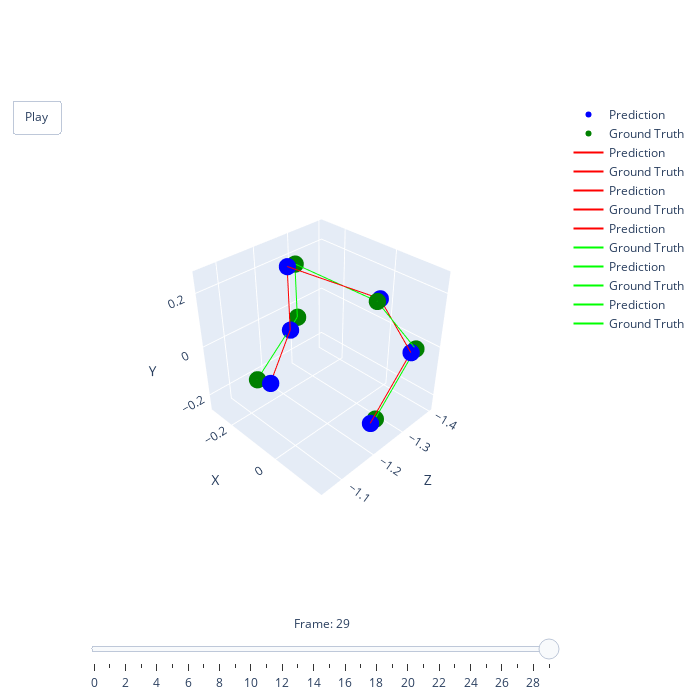

Notebook cell for this chart:
### Code cell
import numpy as np
import plotly.graph_objects as go
from ipywidgets import interactive, IntSlider
from IPython.display import display

updated_connections = [
    (0, 1), (1, 2),  # Right arm
    (3, 4), (4, 5),  # Left arm
    (2, 3),  # Connection between arms
]

def update_plot(pred):
    # First dataset processing
    data = hf.reverse_normalization(predicted_positions[pred], medians_pos, iqrs_pos)
    #data = predicted_positions[pred]


    if len(data.shape) == 1:
        print("Data is a scalar or has unexpected shape.")
        return np.zeros((1, 3)), [], np.zeros((1, 3)), []
    else:
        valid_keypoints = ~np.isnan(data[:, :3]).any(axis=1)
        filtered_data = data[valid_keypoints]

        # Create mapping from old indices to new indices after NaN removal
        index_mapping = {old_index: new_index for new_index, old_index in enumerate(np.where(valid_keypoints)[0])}
        # Create new connections for the first dataset
        new_connections = [(index_mapping[start], index_mapping[end])
                           for start, end in updated_connections
                           if start in index_mapping and end in index_mapping]

    # Second dataset processing
    data_y = hf.reverse_normalization(combined_Y_pos[batchnum][pred], medians_pos, iqrs_pos)
    #data_y = combined_Y_pos[batchnum][pred]


    if len(data_y.shape) == 1:
        print("Data_y is a scalar or has unexpected shape.")
        return np.zeros((1, 3)), [], np.zeros((1, 3)), []
    else:
        valid_keypoints_y = ~np.isnan(data_y[:, :3]).any(axis=1)
        filtered_data_y = data_y[valid_keypoints_y]

        # Create mapping from old indices to new indices for the second dataset
        index_mapping_y = {old_index: new_index for new_index, old_index in enumerate(np.where(valid_keypoints_y)[0])}
        # Create new connections for the second dataset
        new_connections_y = [(index_mapping_y[start], index_mapping_y[end])
                             for start, end in updated_connections
                             if start in index_mapping_y and end in index_mapping_y]

    return filtered_data, new_connections, filtered_data_y, new_connections_y

# Calculate overall axis limits
# all_data = np.vstack([hf.reverse_normalization(pos, medians_pos, iqrs_pos) for pos in predicted_positions] +
#                      [hf.reverse_normalization(combined_Y_pos[batchnum][i], medians_pos, iqrs_pos) for i in range(len(predicted_positions))])

all_data = np.vstack([hf.reverse_normalization(pos, medians_pos, iqrs_pos) for pos in predicted_positions] +
                     [hf.reverse_normalization(combined_Y_pos[batchnum][i], medians_pos, iqrs_pos) for i in range(len(predicted_positions))])

# Ensure all_data is 3D
if all_data.ndim < 3:
    print(f"Warning: all_data has unexpected shape: {all_data.shape}")
    all_data = all_data.reshape(-1, 1, 3)  # Reshape to 3D

# Calculate min and max values for each axis
x_min, y_min, z_min = np.nanmin(all_data, axis=(0, 1))
x_max, y_max, z_max = np.nanmax(all_data, axis=(0, 1))

# Check if any of the values are NaN and replace with default values if necessary
if np.isnan(x_min) or np.isnan(x_max):
    print("Warning: X-axis limits contain NaN. Using default values.")
    x_min, x_max = -1, 1
if np.isnan(y_min) or np.isnan(y_max):
    print("Warning: Y-axis limits contain NaN. Using default values.")
    y_min, y_max = -1, 1
if np.isnan(z_min) or np.isnan(z_max):
    print("Warning: Z-axis limits contain NaN. Using default values.")
    z_min, z_max = -1, 1

# Add padding
padding = 0.1
x_range = x_max - x_min
y_range = y_max - y_min
z_range = z_max - z_min
x_min -= x_range * padding
x_max += x_range * padding
y_min -= y_range * padding
y_max += y_range * padding
z_min -= z_range * padding
z_max += z_range * padding

# Initialize the plot
fig = go.Figure()

# Add initial traces (these will be updated later)
scatter = fig.add_trace(go.Scatter3d(x=[0], y=[0], z=[0], mode='markers', marker=dict(size=6, color='blue'), name='Prediction'))
scatter_y = fig.add_trace(go.Scatter3d(x=[0], y=[0], z=[0], mode='markers', marker=dict(size=6, color='green'), name='Ground Truth'))

for _ in range(len(updated_connections)):
    fig.add_trace(go.Scatter3d(x=[0, 0], y=[0, 0], z=[0, 0], mode='lines', line=dict(color='red', width=2), name='Prediction'))
    fig.add_trace(go.Scatter3d(x=[0, 0], y=[0, 0], z=[0, 0], mode='lines', line=dict(color='lime', width=2), name='Ground Truth'))

# Set layout
fig.update_layout(
    scene=dict(
        xaxis=dict(title='X', range=[x_min, x_max], autorange=False),
        yaxis=dict(title='Y', range=[y_min, y_max], autorange=False),
        zaxis=dict(title='Z', range=[z_min, z_max], autorange=False),
        aspectmode='cube',
        camera=dict(
            eye=dict(x=1.5, y=1.5, z=1.5),  # Adjust camera position
                up=dict(x=0, y=1, z=0)  # Set up direction to positive z-axis
        )
    ),
    updatemenus=[dict(
        type='buttons',
        showactive=False,
        buttons=[dict(label='Play',
                      method='animate',
                      args=[None, dict(frame=dict(duration=500, redraw=True), fromcurrent=True, mode='immediate')])]
    )],
    height=700,
    width=700
)

# Create frames for animation
frames = []
for pred in range(len(predicted_positions)):
    filtered_data, new_connections, filtered_data_y, new_connections_y = update_plot(pred)
    
    frame = go.Frame(
        data=[
            go.Scatter3d(x=filtered_data[:, 0], y=filtered_data[:, 1], z=filtered_data[:, 2], mode='markers', marker=dict(size=6, color='blue')),
            go.Scatter3d(x=filtered_data_y[:, 0], y=filtered_data_y[:, 1], z=filtered_data_y[:, 2], mode='markers', marker=dict(size=6, color='green'))
        ] +
        [go.Scatter3d(x=[filtered_data[start, 0], filtered_data[end, 0]], 
                      y=[filtered_data[start, 1], filtered_data[end, 1]], 
                      z=[filtered_data[start, 2], filtered_data[end, 2]], 
                      mode='lines', line=dict(color='red', width=2))
         for start, end in new_connections] +
        [go.Scatter3d(x=[filtered_data_y[start, 0], filtered_data_y[end, 0]], 
                      y=[filtered_data_y[start, 1], filtered_data_y[end, 1]], 
                      z=[filtered_data_y[start, 2], filtered_data_y[end, 2]], 
                      mode='lines', line=dict(color='lime', width=2))
         for start, end in new_connections_y],
        name=str(pred)
    )
    frames.append(frame)

fig.frames = frames

# Add slider
sliders = [dict(
    steps=[dict(method='animate',
                args=[[str(i)], dict(mode='immediate', frame=dict(duration=500, redraw=True), transition=dict(duration=0))],
                label=str(i)) for i in range(len(predicted_positions))],
    transition=dict(duration=0),
    x=0,
    y=0, 
    currentvalue=dict(font=dict(size=12), prefix='Frame: ', visible=True, xanchor='center'),
    len=1.0
)]

fig.update_layout(sliders=sliders)

# Show the figure
fig.show()

### Figure 1 — Plotly figure (JSON) as saved in the notebook; plotly's stock layout.template omitted (floating-point values rounded to 4 significant figures)
{"data": [{"marker": {"color": "blue", "size": 6}, "mode": "markers", "name": "Prediction", "type": "scatter3d", "x": [-0.06123, -0.22, -0.2203, 0.09971, 0.1395, 0.1223], "y": [-0.02734, -0.0304, 0.2161, 0.2284, -0.002648, -0.2162], "z": [-1.078, -1.243, -1.241, -1.268, -1.35, -1.241]}, {"marker": {"color": "green", "size": 6}, "mode": "markers", "name": "Ground Truth", "type": "scatter3d", "x": [-0.1412, -0.2596, -0.2206, 0.1, 0.1422, 0.1239], "y": [-0.0736, -0.0311, 0.2126, 0.2252, 0.003318, -0.2094], "z": [-1.091, -1.294, -1.264, -1.26, -1.363, -1.256]}, {"line": {"color": "red", "width": 2}, "mode": "lines", "name": "Prediction", "type": "scatter3d", "x": [-0.06123, -0.22], "y": [-0.02734, -0.0304], "z": [-1.078, -1.243]}, {"line": {"color": "red", "width": 2}, "mode": "lines", "name": "Ground Truth", "type": "scatter3d", "x": [-0.22, -0.2202], "y": [-0.0304, 0.2161], "z": [-1.243, -1.241]}, {"line": {"color": "red", "width": 2}, "mode": "lines", "name": "Prediction", "type": "scatter3d", "x": [0.09971, 0.1395], "y": [0.2284, -0.002648], "z": [-1.268, -1.35]}, {"line": {"color": "red", "width": 2}, "mode": "lines", "name": "Ground Truth", "type": "scatter3d", "x": [0.1395, 0.1223], "y": [-0.002648, -0.2162], "z": [-1.35, -1.241]}, {"line": {"color": "red", "width": 2}, "mode": "lines", "name": "Prediction", "type": "scatter3d", "x": [-0.2202, 0.09971], "y": [0.2161, 0.2284], "z": [-1.241, -1.268]}, {"line": {"color": "lime", "width": 2}, "mode": "lines", "name": "Ground Truth", "type": "scatter3d", "x": [-0.1412, -0.2596], "y": [-0.0736, -0.0311], "z": [-1.091, -1.294]}, {"line": {"color": "lime", "width": 2}, "mode": "lines", "name": "Prediction", "type": "scatter3d", "x": [-0.2596, -0.2206], "y": [-0.0311, 0.2126], "z": [-1.294, -1.264]}, {"line": {"color": "lime", "width": 2}, "mode": "lines", "name": "Ground Truth", "type": "scatter3d", "x": [0.1, 0.1422], "y": [0.2252, 0.003318], "z": [-1.26, -1.363]}, {"line": {"color": "lime", "width": 2}, "mode": "lines", "name": "Prediction", "type": "scatter3d", "x": [0.1422, 0.1239], "y": [0.003318, -0.2094], "z": [-1.363, -1.256]}, {"line": {"color": "lime", "width": 2}, "mode": "lines", "name": "Ground Truth", "type": "scatter3d", "x": [-0.2206, 0.1], "y": [0.2126, 0.2252], "z": [-1.264, -1.26]}], "layout": {"height": 700, "scene": {"aspectmode": "cube", "aspectratio": {"x": 1, "y": 1, "z": 1}, "camera": {"center": {"x": 0, "y": 0, "z": 0}, "eye": {"x": 2.044, "y": 2.044, "z": 2.044}, "projection": {"type": "perspective"}, "up": {"x": -0.4082, "y": 0.8165, "z": -0.4082}}, "xaxis": {"autorange": false, "range": [-0.3019, 0.1847], "title": {"text": "X"}, "type": "linear"}, "yaxis": {"autorange": false, "range": [-0.2659, 0.2747], "title": {"text": "Y"}, "type": "linear"}, "zaxis": {"autorange": false, "range": [-1.409, -1.042], "title": {"text": "Z"}, "type": "linear"}}, "sliders": [{"active": 29, "currentvalue": {"font": {"size": 12}, "prefix": "Frame: ", "visible": true, "xanchor": "center"}, "len": 1, "steps": [{"args": [["0"], {"frame": {"duration": 500, "redraw": true}, "mode": "immediate", "transition": {"duration": 0}}], "label": "0", "method": "animate"}, {"args": [["1"], {"frame": {"duration": 500, "redraw": true}, "mode": "immediate", "transition": {"duration": 0}}], "label": "1", "method": "animate"}, {"args": [["2"], {"frame": {"duration": 500, "redraw": true}, "mode": "immediate", "transition": {"duration": 0}}], "label": "2", "method": "animate"}, {"args": [["3"], {"frame": {"duration": 500, "redraw": true}, "mode": "immediate", "transition": {"duration": 0}}], "label": "3", "method": "animate"}, {"args": [["4"], {"frame": {"duration": 500, "redraw": true}, "mode": "immediate", "transition": {"duration": 0}}], "label": "4", "method": "animate"}, {"args": [["5"], {"frame": {"duration": 500, "redraw": true}, "mode": "immediate", "transition": {"duration": 0}}], "label": "5", "method": "animate"}, {"args": [["6"], {"frame": {"duration": 500, "redraw": true}, "mode": "immediate", "transition": {"duration": 0}}], "label": "6", "method": "animate"}, {"args": [["7"], {"frame": {"duration": 500, "redraw": true}, "mode": "immediate", "transition": {"duration": 0}}], "label": "7", "method": "animate"}, {"args": [["8"], {"frame": {"duration": 500, "redraw": true}, "mode": "immediate", "transition": {"duration": 0}}], "label": "8", "method": "animate"}, {"args": [["9"], {"frame": {"duration": 500, "redraw": true}, "mode": "immediate", "transition": {"duration": 0}}], "label": "9", "method": "animate"}, {"args": [["10"], {"frame": {"duration": 500, "redraw": true}, "mode": "immediate", "transition": {"duration": 0}}], "label": "10", "method": "animate"}, {"args": [["11"], {"frame": {"duration": 500, "redraw": true}, "mode": "immediate", "transition": {"duration": 0}}], "label": "11", "method": "animate"}, {"args": [["12"], {"frame": {"duration": 500, "redraw": true}, "mode": "immediate", "transition": {"duration": 0}}], "label": "12", "method": "animate"}, {"args": [["13"], {"frame": {"duration": 500, "redraw": true}, "mode": "immediate", "transition": {"duration": 0}}], "label": "13", "method": "animate"}, {"args": [["14"], {"frame": {"duration": 500, "redraw": true}, "mode": "immediate", "transition": {"duration": 0}}], "label": "14", "method": "animate"}, {"args": [["15"], {"frame": {"duration": 500, "redraw": true}, "mode": "immediate", "transition": {"duration": 0}}], "label": "15", "method": "animate"}, {"args": [["16"], {"frame": {"duration": 500, "redraw": true}, "mode": "immediate", "transition": {"duration": 0}}], "label": "16", "method": "animate"}, {"args": [["17"], {"frame": {"duration": 500, "redraw": true}, "mode": "immediate", "transition": {"duration": 0}}], "label": "17", "method": "animate"}, {"args": [["18"], {"frame": {"duration": 500, "redraw": true}, "mode": "immediate", "transition": {"duration": 0}}], "label": "18", "method": "animate"}, {"args": [["19"], {"frame": {"duration": 500, "redraw": true}, "mode": "immediate", "transition": {"duration": 0}}], "label": "19", "method": "animate"}, {"args": [["20"], {"frame": {"duration": 500, "redraw": true}, "mode": "immediate", "transition": {"duration": 0}}], "label": "20", "method": "animate"}, {"args": [["21"], {"frame": {"duration": 500, "redraw": true}, "mode": "immediate", "transition": {"duration": 0}}], "label": "21", "method": "animate"}, {"args": [["22"], {"frame": {"duration": 500, "redraw": true}, "mode": "immediate", "transition": {"duration": 0}}], "label": "22", "method": "animate"}, {"args": [["23"], {"frame": {"duration": 500, "redraw": true}, "mode": "immediate", "transition": {"duration": 0}}], "label": "23", "method": "animate"}, {"args": [["24"], {"frame": {"duration": 500, "redraw": true}, "mode": "immediate", "transition": {"duration": 0}}], "label": "24", "method": "animate"}, {"args": [["25"], {"frame": {"duration": 500, "redraw": true}, "mode": "immediate", "transition": {"duration": 0}}], "label": "25", "method": "animate"}, {"args": [["26"], {"frame": {"duration": 500, "redraw": true}, "mode": "immediate", "transition": {"duration": 0}}], "label": "26", "method": "animate"}, {"args": [["27"], {"frame": {"duration": 500, "redraw": true}, "mode": "immediate", "transition": {"duration": 0}}], "label": "27", "method": "animate"}, {"args": [["28"], {"frame": {"duration": 500, "redraw": true}, "mode": "immediate", "transition": {"duration": 0}}], "label": "28", "method": "animate"}, {"args": [["29"], {"frame": {"duration": 500, "redraw": true}, "mode": "immediate", "transition": {"duration": 0}}], "label": "29", "method": "animate"}], "transition": {"duration": 0}, "x": 0, "y": 0}], "updatemenus": [{"buttons": [{"args": [null, {"frame": {"duration": 500, "redraw": true}, "fromcurrent": true, "mode": "immediate"}], "label": "Play", "method": "animate"}], "showactive": false, "type": "buttons"}], "width": 700}}
